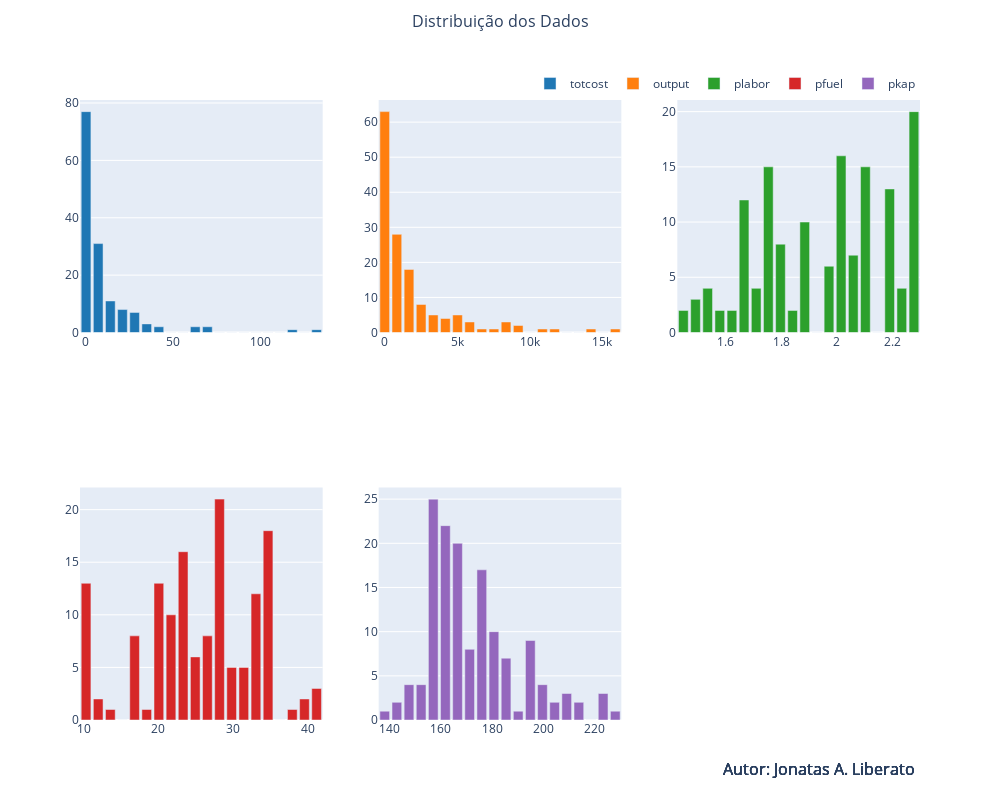

This figure's notebook cell:
### Markdown cell above
Sempre é interessante analisarmos como cada variável está distribuída e no caso desse conjunto de dados, temos apenas variáveis numéricas.

### Code cell
import plotly.graph_objs as go
from plotly.subplots import make_subplots

# Criar um subplot com o número correto de linhas e colunas
fig = make_subplots(rows=2, cols=3, subplot_titles=df.columns)

# Lista de cores mais adequadas para pessoas com miopia
cores_miopia = ['#1f77b4', '#ff7f0e', '#2ca02c', '#d62728', '#9467bd', '#8c564b']

# Adicionar histogramas para cada coluna do DataFrame
for i, col in enumerate(df.columns):
    # Calcular o histograma
    hist, bins = np.histogram(df[col], bins=20)
    # Criar o gráfico de barras
    trace = go.Bar(x=bins[:-1], y=hist, name=col, marker_color=cores_miopia[i])
    # Adicionar o gráfico ao subplot
    fig.add_trace(trace, row=(i // 3) + 1, col=(i % 3) + 1)

# Atualizar o layout
fig.update_layout(
    height=800,
    width=1000,
    title=dict(text='Distribuição dos Dados', x=0.5, y=0.98, font=dict(size=16)),  # Centralizando o título do gráfico
    legend=dict(
        orientation="h",
        yanchor="top",  # Ancorar a legenda no topo
        y=1.05,  # Ajustando a posição vertical da legenda
        xanchor="right",
        x=1,
    ),
    annotations=[dict(text="Autor: Jonatas A. Liberato", x=0.88, y=-0.1, xref="paper", yref="paper", showarrow=False)],  # Adicionando a anotação
)

# Exibir o gráfico
fig.show()

### Figure 1 — Plotly figure (JSON) as saved in the notebook; plotly's stock layout.template omitted (floating-point values rounded to 4 significant figures)
{"data": [{"marker": {"color": "#1f77b4"}, "name": "totcost", "type": "bar", "x": [0.082, 7.049, 14.02, 20.98, 27.95, 34.92, 41.88, 48.85, 55.82, 62.78, 69.75, 76.72, 83.69, 90.65, 97.62, 104.6, 111.6, 118.5, 125.5, 132.5], "xaxis": "x", "y": [77, 31, 11, 8, 7, 3, 2, 0, 0, 2, 2, 0, 0, 0, 0, 0, 0, 1, 0, 1], "yaxis": "y"}, {"marker": {"color": "#ff7f0e"}, "name": "output", "type": "bar", "x": [2, 837.8, 1674.0, 2510.0, 3345.0, 4181.0, 5017.0, 5853.0, 6689.0, 7525.0, 8360.0, 9196.0, 10030.0, 10870.0, 11700.0, 12540.0, 13380.0, 14210.0, 15050.0, 15880.0], "xaxis": "x2", "y": [63, 28, 18, 8, 5, 4, 5, 3, 1, 1, 3, 2, 0, 1, 1, 0, 0, 1, 0, 1], "yaxis": "y2"}, {"marker": {"color": "#2ca02c"}, "name": "plabor", "type": "bar", "x": [1.45, 1.493, 1.537, 1.581, 1.624, 1.668, 1.711, 1.755, 1.798, 1.842, 1.885, 1.928, 1.972, 2.016, 2.059, 2.102, 2.146, 2.189, 2.233, 2.276], "xaxis": "x3", "y": [2, 3, 4, 2, 2, 12, 4, 15, 8, 2, 10, 0, 6, 16, 7, 15, 0, 13, 4, 20], "yaxis": "y3"}, {"marker": {"color": "#d62728"}, "name": "pfuel", "type": "bar", "x": [10.3, 11.93, 13.55, 15.18, 16.8, 18.42, 20.05, 21.67, 23.3, 24.92, 26.55, 28.17, 29.8, 31.42, 33.05, 34.67, 36.3, 37.92, 39.55, 41.17], "xaxis": "x4", "y": [13, 2, 1, 0, 8, 1, 13, 10, 16, 6, 8, 21, 5, 5, 12, 18, 0, 1, 2, 3], "yaxis": "y4"}, {"marker": {"color": "#9467bd"}, "name": "pkap", "type": "bar", "x": [138, 142.8, 147.5, 152.2, 157, 161.8, 166.5, 171.2, 176, 180.8, 185.5, 190.2, 195, 199.8, 204.5, 209.2, 214, 218.8, 223.5, 228.2], "xaxis": "x5", "y": [1, 2, 4, 4, 25, 22, 20, 8, 17, 10, 7, 1, 9, 4, 2, 3, 2, 0, 3, 1], "yaxis": "y5"}], "layout": {"annotations": [{"font": {"size": 16}, "showarrow": false, "text": "Autor: Jonatas A. Liberato", "x": 0.88, "xanchor": "center", "xref": "paper", "y": -0.1, "yanchor": "bottom", "yref": "paper"}, {"font": {"size": 16}, "showarrow": false, "text": "Autor: Jonatas A. Liberato", "x": 0.88, "xanchor": "center", "xref": "paper", "y": -0.1, "yanchor": "bottom", "yref": "paper"}, {"font": {"size": 16}, "showarrow": false, "text": "Autor: Jonatas A. Liberato", "x": 0.88, "xanchor": "center", "xref": "paper", "y": -0.1, "yanchor": "bottom", "yref": "paper"}, {"font": {"size": 16}, "showarrow": false, "text": "Autor: Jonatas A. Liberato", "x": 0.88, "xanchor": "center", "xref": "paper", "y": -0.1, "yanchor": "bottom", "yref": "paper"}, {"font": {"size": 16}, "showarrow": false, "text": "Autor: Jonatas A. Liberato", "x": 0.88, "xanchor": "center", "xref": "paper", "y": -0.1, "yanchor": "bottom", "yref": "paper"}], "height": 800, "legend": {"orientation": "h", "x": 1, "xanchor": "right", "y": 1.05, "yanchor": "top"}, "title": {"font": {"size": 16}, "text": "Distribuição dos Dados", "x": 0.5, "y": 0.98}, "width": 1000, "xaxis": {"anchor": "y", "domain": [0, 0.2889]}, "xaxis2": {"anchor": "y2", "domain": [0.3556, 0.6444]}, "xaxis3": {"anchor": "y3", "domain": [0.7111, 1]}, "xaxis4": {"anchor": "y4", "domain": [0, 0.2889]}, "xaxis5": {"anchor": "y5", "domain": [0.3556, 0.6444]}, "xaxis6": {"anchor": "y6", "domain": [0.7111, 1]}, "yaxis": {"anchor": "x", "domain": [0.625, 1]}, "yaxis2": {"anchor": "x2", "domain": [0.625, 1]}, "yaxis3": {"anchor": "x3", "domain": [0.625, 1]}, "yaxis4": {"anchor": "x4", "domain": [0, 0.375]}, "yaxis5": {"anchor": "x5", "domain": [0, 0.375]}, "yaxis6": {"anchor": "x6", "domain": [0, 0.375]}}}
